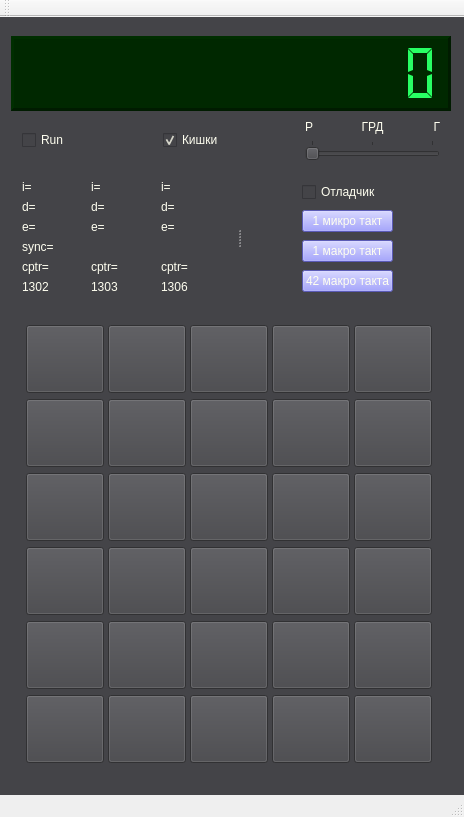
<?xml version="1.0" encoding="UTF-8"?>
<ui version="4.0">
 <class>MainWindow</class>
 <widget class="QMainWindow" name="MainWindow">
  <property name="geometry">
   <rect>
    <x>0</x>
    <y>0</y>
    <width>464</width>
    <height>817</height>
   </rect>
  </property>
  <property name="sizePolicy">
   <sizepolicy hsizetype="Preferred" vsizetype="Preferred">
    <horstretch>0</horstretch>
    <verstretch>0</verstretch>
   </sizepolicy>
  </property>
  <property name="contextMenuPolicy">
   <enum>Qt::DefaultContextMenu</enum>
  </property>
  <property name="windowTitle">
   <string>MainWindow</string>
  </property>
  <property name="styleSheet">
   <string notr="true"/>
  </property>
  <widget class="QWidget" name="centralWidget">
   <property name="sizePolicy">
    <sizepolicy hsizetype="Preferred" vsizetype="Minimum">
     <horstretch>0</horstretch>
     <verstretch>0</verstretch>
    </sizepolicy>
   </property>
   <property name="styleSheet">
    <string notr="true">QWidget {background-color:#444448; color:ivory}</string>
   </property>
   <layout class="QVBoxLayout" name="verticalLayout" stretch="0,0,0,0">
    <property name="spacing">
     <number>1</number>
    </property>
    <property name="sizeConstraint">
     <enum>QLayout::SetMinimumSize</enum>
    </property>
    <item>
     <widget class="QLCDNumber" name="lcdNumber">
      <property name="sizePolicy">
       <sizepolicy hsizetype="Fixed" vsizetype="Fixed">
        <horstretch>0</horstretch>
        <verstretch>0</verstretch>
       </sizepolicy>
      </property>
      <property name="minimumSize">
       <size>
        <width>440</width>
        <height>75</height>
       </size>
      </property>
      <property name="palette">
       <palette>
        <active>
         <colorrole role="WindowText">
          <brush brushstyle="SolidPattern">
           <color alpha="255">
            <red>40</red>
            <green>255</green>
            <blue>100</blue>
           </color>
          </brush>
         </colorrole>
         <colorrole role="Button">
          <brush brushstyle="SolidPattern">
           <color alpha="255">
            <red>0</red>
            <green>40</green>
            <blue>0</blue>
           </color>
          </brush>
         </colorrole>
         <colorrole role="Text">
          <brush brushstyle="SolidPattern">
           <color alpha="255">
            <red>40</red>
            <green>255</green>
            <blue>100</blue>
           </color>
          </brush>
         </colorrole>
         <colorrole role="ButtonText">
          <brush brushstyle="SolidPattern">
           <color alpha="255">
            <red>40</red>
            <green>255</green>
            <blue>100</blue>
           </color>
          </brush>
         </colorrole>
         <colorrole role="Base">
          <brush brushstyle="SolidPattern">
           <color alpha="255">
            <red>0</red>
            <green>40</green>
            <blue>0</blue>
           </color>
          </brush>
         </colorrole>
         <colorrole role="Window">
          <brush brushstyle="SolidPattern">
           <color alpha="255">
            <red>0</red>
            <green>40</green>
            <blue>0</blue>
           </color>
          </brush>
         </colorrole>
        </active>
        <inactive>
         <colorrole role="WindowText">
          <brush brushstyle="SolidPattern">
           <color alpha="255">
            <red>40</red>
            <green>255</green>
            <blue>100</blue>
           </color>
          </brush>
         </colorrole>
         <colorrole role="Button">
          <brush brushstyle="SolidPattern">
           <color alpha="255">
            <red>0</red>
            <green>40</green>
            <blue>0</blue>
           </color>
          </brush>
         </colorrole>
         <colorrole role="Text">
          <brush brushstyle="SolidPattern">
           <color alpha="255">
            <red>40</red>
            <green>255</green>
            <blue>100</blue>
           </color>
          </brush>
         </colorrole>
         <colorrole role="ButtonText">
          <brush brushstyle="SolidPattern">
           <color alpha="255">
            <red>40</red>
            <green>255</green>
            <blue>100</blue>
           </color>
          </brush>
         </colorrole>
         <colorrole role="Base">
          <brush brushstyle="SolidPattern">
           <color alpha="255">
            <red>0</red>
            <green>40</green>
            <blue>0</blue>
           </color>
          </brush>
         </colorrole>
         <colorrole role="Window">
          <brush brushstyle="SolidPattern">
           <color alpha="255">
            <red>0</red>
            <green>40</green>
            <blue>0</blue>
           </color>
          </brush>
         </colorrole>
        </inactive>
        <disabled>
         <colorrole role="WindowText">
          <brush brushstyle="SolidPattern">
           <color alpha="255">
            <red>40</red>
            <green>255</green>
            <blue>100</blue>
           </color>
          </brush>
         </colorrole>
         <colorrole role="Button">
          <brush brushstyle="SolidPattern">
           <color alpha="255">
            <red>0</red>
            <green>40</green>
            <blue>0</blue>
           </color>
          </brush>
         </colorrole>
         <colorrole role="Text">
          <brush brushstyle="SolidPattern">
           <color alpha="255">
            <red>40</red>
            <green>255</green>
            <blue>100</blue>
           </color>
          </brush>
         </colorrole>
         <colorrole role="ButtonText">
          <brush brushstyle="SolidPattern">
           <color alpha="255">
            <red>40</red>
            <green>255</green>
            <blue>100</blue>
           </color>
          </brush>
         </colorrole>
         <colorrole role="Base">
          <brush brushstyle="SolidPattern">
           <color alpha="255">
            <red>0</red>
            <green>40</green>
            <blue>0</blue>
           </color>
          </brush>
         </colorrole>
         <colorrole role="Window">
          <brush brushstyle="SolidPattern">
           <color alpha="255">
            <red>0</red>
            <green>40</green>
            <blue>0</blue>
           </color>
          </brush>
         </colorrole>
        </disabled>
       </palette>
      </property>
      <property name="layoutDirection">
       <enum>Qt::LeftToRight</enum>
      </property>
      <property name="styleSheet">
       <string notr="true"> color: rgb(40, 255, 100);
border-color: rgb(0, 255, 0);
background-color: rgb(0, 40, 0);</string>
      </property>
      <property name="frameShape">
       <enum>QFrame::Panel</enum>
      </property>
      <property name="frameShadow">
       <enum>QFrame::Raised</enum>
      </property>
      <property name="lineWidth">
       <number>3</number>
      </property>
      <property name="midLineWidth">
       <number>2</number>
      </property>
      <property name="smallDecimalPoint">
       <bool>true</bool>
      </property>
      <property name="numDigits">
       <number>12</number>
      </property>
      <property name="digitCount">
       <number>12</number>
      </property>
      <property name="mode">
       <enum>QLCDNumber::Bin</enum>
      </property>
      <property name="segmentStyle">
       <enum>QLCDNumber::Flat</enum>
      </property>
      <property name="value" stdset="0">
       <double>0.000000000000000</double>
      </property>
      <property name="intValue" stdset="0">
       <number>0</number>
      </property>
     </widget>
    </item>
    <item>
     <widget class="QFrame" name="frame_2">
      <property name="sizePolicy">
       <sizepolicy hsizetype="Fixed" vsizetype="Fixed">
        <horstretch>0</horstretch>
        <verstretch>0</verstretch>
       </sizepolicy>
      </property>
      <property name="minimumSize">
       <size>
        <width>440</width>
        <height>40</height>
       </size>
      </property>
      <property name="frameShape">
       <enum>QFrame::NoFrame</enum>
      </property>
      <property name="frameShadow">
       <enum>QFrame::Raised</enum>
      </property>
      <layout class="QGridLayout" name="gridLayout">
       <property name="topMargin">
        <number>0</number>
       </property>
       <property name="bottomMargin">
        <number>0</number>
       </property>
       <item row="0" column="0">
        <widget class="QCheckBox" name="runCheck">
         <property name="text">
          <string>Run</string>
         </property>
        </widget>
       </item>
       <item row="0" column="1">
        <widget class="QCheckBox" name="showVariables">
         <property name="autoFillBackground">
          <bool>false</bool>
         </property>
         <property name="text">
          <string>Кишки</string>
         </property>
         <property name="checked">
          <bool>true</bool>
         </property>
        </widget>
       </item>
       <item row="0" column="2">
        <layout class="QGridLayout" name="gridLayout_3">
         <item row="0" column="0">
          <widget class="QLabel" name="label_4">
           <property name="text">
            <string>Р</string>
           </property>
          </widget>
         </item>
         <item row="0" column="1">
          <widget class="QLabel" name="label_5">
           <property name="text">
            <string>ГРД</string>
           </property>
           <property name="alignment">
            <set>Qt::AlignCenter</set>
           </property>
          </widget>
         </item>
         <item row="0" column="2">
          <widget class="QLabel" name="label_6">
           <property name="text">
            <string>Г</string>
           </property>
           <property name="alignment">
            <set>Qt::AlignRight|Qt::AlignTrailing|Qt::AlignVCenter</set>
           </property>
          </widget>
         </item>
         <item row="1" column="0" colspan="3">
          <widget class="QSlider" name="modeSlider">
           <property name="minimum">
            <number>1</number>
           </property>
           <property name="maximum">
            <number>3</number>
           </property>
           <property name="pageStep">
            <number>1</number>
           </property>
           <property name="orientation">
            <enum>Qt::Horizontal</enum>
           </property>
           <property name="invertedAppearance">
            <bool>false</bool>
           </property>
           <property name="invertedControls">
            <bool>false</bool>
           </property>
           <property name="tickPosition">
            <enum>QSlider::TicksAbove</enum>
           </property>
           <property name="tickInterval">
            <number>1</number>
           </property>
          </widget>
         </item>
        </layout>
       </item>
      </layout>
     </widget>
    </item>
    <item>
     <widget class="QSplitter" name="gutsSplitter">
      <property name="enabled">
       <bool>true</bool>
      </property>
      <property name="sizePolicy">
       <sizepolicy hsizetype="Expanding" vsizetype="Fixed">
        <horstretch>0</horstretch>
        <verstretch>0</verstretch>
       </sizepolicy>
      </property>
      <property name="styleSheet">
       <string notr="true">margin-left:1em;margin-right:1em;</string>
      </property>
      <property name="orientation">
       <enum>Qt::Horizontal</enum>
      </property>
      <property name="opaqueResize">
       <bool>true</bool>
      </property>
      <property name="handleWidth">
       <number>7</number>
      </property>
      <property name="childrenCollapsible">
       <bool>true</bool>
      </property>
      <widget class="QWidget" name="layoutWidget">
       <layout class="QGridLayout" name="gridLayout_4">
        <item row="0" column="0">
         <widget class="QLabel" name="ik1302_i">
          <property name="text">
           <string>i=</string>
          </property>
         </widget>
        </item>
        <item row="0" column="1">
         <widget class="QLabel" name="ik1303_i">
          <property name="text">
           <string>i=</string>
          </property>
         </widget>
        </item>
        <item row="0" column="2">
         <widget class="QLabel" name="ik1306_i">
          <property name="text">
           <string>i=</string>
          </property>
         </widget>
        </item>
        <item row="1" column="0">
         <widget class="QLabel" name="ik1302_d">
          <property name="text">
           <string>d=</string>
          </property>
         </widget>
        </item>
        <item row="1" column="1">
         <widget class="QLabel" name="ik1303_d">
          <property name="text">
           <string>d=</string>
          </property>
         </widget>
        </item>
        <item row="1" column="2">
         <widget class="QLabel" name="ik1306_d">
          <property name="text">
           <string>d=</string>
          </property>
         </widget>
        </item>
        <item row="2" column="0">
         <widget class="QLabel" name="ik1302_e">
          <property name="text">
           <string>e=</string>
          </property>
         </widget>
        </item>
        <item row="2" column="1">
         <widget class="QLabel" name="ik1303_e">
          <property name="text">
           <string>e=</string>
          </property>
         </widget>
        </item>
        <item row="2" column="2">
         <widget class="QLabel" name="ik1306_e">
          <property name="text">
           <string>e=</string>
          </property>
         </widget>
        </item>
        <item row="3" column="0">
         <widget class="QLabel" name="ik1302_sy">
          <property name="text">
           <string>sync=</string>
          </property>
         </widget>
        </item>
        <item row="4" column="0">
         <widget class="QLabel" name="ic1302_cp">
          <property name="text">
           <string>cptr=</string>
          </property>
         </widget>
        </item>
        <item row="4" column="1">
         <widget class="QLabel" name="ic1303_cp">
          <property name="text">
           <string>cptr=</string>
          </property>
         </widget>
        </item>
        <item row="4" column="2">
         <widget class="QLabel" name="ic1306_cp">
          <property name="text">
           <string>cptr=</string>
          </property>
         </widget>
        </item>
        <item row="5" column="0">
         <widget class="QLabel" name="label">
          <property name="text">
           <string>1302</string>
          </property>
         </widget>
        </item>
        <item row="5" column="1">
         <widget class="QLabel" name="label_2">
          <property name="text">
           <string>1303</string>
          </property>
         </widget>
        </item>
        <item row="5" column="2">
         <widget class="QLabel" name="label_3">
          <property name="text">
           <string>1306</string>
          </property>
         </widget>
        </item>
       </layout>
      </widget>
      <widget class="QWidget" name="layoutWidget">
       <layout class="QGridLayout" name="gridLayout_5">
        <property name="horizontalSpacing">
         <number>-1</number>
        </property>
        <item row="2" column="0">
         <widget class="QPushButton" name="istepBtn">
          <property name="styleSheet">
           <string notr="true">QPushButton { background-color: #8080ff; }</string>
          </property>
          <property name="text">
           <string>1 макро такт</string>
          </property>
         </widget>
        </item>
        <item row="1" column="0">
         <widget class="QPushButton" name="ustepBtn">
          <property name="styleSheet">
           <string notr="true">QPushButton { background-color: #8080ff; }</string>
          </property>
          <property name="text">
           <string>1 микро такт</string>
          </property>
         </widget>
        </item>
        <item row="3" column="0">
         <widget class="QPushButton" name="cycleBtn">
          <property name="styleSheet">
           <string notr="true">QPushButton { background-color: #8080ff; }</string>
          </property>
          <property name="text">
           <string>42 макро такта</string>
          </property>
         </widget>
        </item>
        <item row="0" column="0">
         <widget class="QCheckBox" name="debugCheck">
          <property name="sizePolicy">
           <sizepolicy hsizetype="Fixed" vsizetype="Fixed">
            <horstretch>0</horstretch>
            <verstretch>0</verstretch>
           </sizepolicy>
          </property>
          <property name="text">
           <string>Отладчик</string>
          </property>
         </widget>
        </item>
       </layout>
      </widget>
     </widget>
    </item>
    <item>
     <widget class="QFrame" name="frame">
      <property name="enabled">
       <bool>true</bool>
      </property>
      <property name="sizePolicy">
       <sizepolicy hsizetype="Fixed" vsizetype="Fixed">
        <horstretch>0</horstretch>
        <verstretch>0</verstretch>
       </sizepolicy>
      </property>
      <property name="minimumSize">
       <size>
        <width>440</width>
        <height>460</height>
       </size>
      </property>
      <property name="styleSheet">
       <string notr="true"/>
      </property>
      <property name="frameShape">
       <enum>QFrame::NoFrame</enum>
      </property>
      <property name="frameShadow">
       <enum>QFrame::Plain</enum>
      </property>
      <property name="lineWidth">
       <number>0</number>
      </property>
      <layout class="QGridLayout" name="gridLayout_2">
       <property name="horizontalSpacing">
        <number>0</number>
       </property>
       <property name="verticalSpacing">
        <number>-1</number>
       </property>
       <item row="0" column="0">
        <widget class="QPushButton" name="b_3_11">
         <property name="sizePolicy">
          <sizepolicy hsizetype="Fixed" vsizetype="Fixed">
           <horstretch>0</horstretch>
           <verstretch>0</verstretch>
          </sizepolicy>
         </property>
         <property name="minimumSize">
          <size>
           <width>78</width>
           <height>68</height>
          </size>
         </property>
         <property name="cursor">
          <cursorShape>ArrowCursor</cursorShape>
         </property>
         <property name="styleSheet">
          <string notr="true">QPushButton{ border-image:url(:/buttons/buttons/_yellowrest.png);}
                   QPushButton:pressed {border-image:url(:/buttons/buttons/_yellowpress.png);}</string>
         </property>
         <property name="text">
          <string/>
         </property>
         <property name="icon">
          <iconset>
           <normalon>:/buttons/buttons/_21r.png</normalon>
          </iconset>
         </property>
         <property name="iconSize">
          <size>
           <width>78</width>
           <height>68</height>
          </size>
         </property>
         <property name="autoRepeatInterval">
          <number>100</number>
         </property>
        </widget>
       </item>
       <item row="0" column="1">
        <widget class="QPushButton" name="b_3_7">
         <property name="sizePolicy">
          <sizepolicy hsizetype="Fixed" vsizetype="Fixed">
           <horstretch>0</horstretch>
           <verstretch>0</verstretch>
          </sizepolicy>
         </property>
         <property name="minimumSize">
          <size>
           <width>78</width>
           <height>68</height>
          </size>
         </property>
         <property name="focusPolicy">
          <enum>Qt::NoFocus</enum>
         </property>
         <property name="styleSheet">
          <string notr="true">QPushButton{ border-image:url(:/buttons/buttons/_restblack.png);}
                   QPushButton:pressed {border-image:url(:/buttons/buttons/_pressblack.png);}</string>
         </property>
         <property name="text">
          <string/>
         </property>
         <property name="icon">
          <iconset>
           <normalon>:/buttons/buttons/_22r.png</normalon>
          </iconset>
         </property>
         <property name="iconSize">
          <size>
           <width>78</width>
           <height>68</height>
          </size>
         </property>
        </widget>
       </item>
       <item row="0" column="2">
        <widget class="QPushButton" name="b_3_9">
         <property name="sizePolicy">
          <sizepolicy hsizetype="Fixed" vsizetype="Fixed">
           <horstretch>0</horstretch>
           <verstretch>0</verstretch>
          </sizepolicy>
         </property>
         <property name="minimumSize">
          <size>
           <width>78</width>
           <height>68</height>
          </size>
         </property>
         <property name="styleSheet">
          <string notr="true">QPushButton{ border-image:url(:/buttons/buttons/_restblack.png);}
                   QPushButton:pressed {border-image:url(:/buttons/buttons/_pressblack.png);}</string>
         </property>
         <property name="text">
          <string/>
         </property>
         <property name="icon">
          <iconset>
           <normalon>:/buttons/buttons/_29r.png</normalon>
          </iconset>
         </property>
         <property name="iconSize">
          <size>
           <width>78</width>
           <height>68</height>
          </size>
         </property>
        </widget>
       </item>
       <item row="0" column="3">
        <widget class="QPushButton" name="b_3_4">
         <property name="sizePolicy">
          <sizepolicy hsizetype="Fixed" vsizetype="Fixed">
           <horstretch>0</horstretch>
           <verstretch>0</verstretch>
          </sizepolicy>
         </property>
         <property name="minimumSize">
          <size>
           <width>78</width>
           <height>68</height>
          </size>
         </property>
         <property name="styleSheet">
          <string notr="true">QPushButton{ border-image:url(:/buttons/buttons/_restblack.png);}
                   QPushButton:pressed {border-image:url(:/buttons/buttons/_pressblack.png);}</string>
         </property>
         <property name="text">
          <string/>
         </property>
         <property name="icon">
          <iconset>
           <normalon>:/buttons/buttons/_28r.png</normalon>
          </iconset>
         </property>
         <property name="iconSize">
          <size>
           <width>78</width>
           <height>68</height>
          </size>
         </property>
        </widget>
       </item>
       <item row="0" column="4">
        <widget class="QPushButton" name="b_3_2">
         <property name="sizePolicy">
          <sizepolicy hsizetype="Fixed" vsizetype="Fixed">
           <horstretch>0</horstretch>
           <verstretch>0</verstretch>
          </sizepolicy>
         </property>
         <property name="minimumSize">
          <size>
           <width>78</width>
           <height>68</height>
          </size>
         </property>
         <property name="styleSheet">
          <string notr="true">QPushButton{ border-image:url(:/buttons/buttons/_restblack.png);}
                   QPushButton:pressed {border-image:url(:/buttons/buttons/_pressblack.png);}</string>
         </property>
         <property name="text">
          <string/>
         </property>
         <property name="icon">
          <iconset>
           <normalon>:/buttons/buttons/_24r.png</normalon>
          </iconset>
         </property>
         <property name="iconSize">
          <size>
           <width>78</width>
           <height>68</height>
          </size>
         </property>
        </widget>
       </item>
       <item row="1" column="0">
        <widget class="QPushButton" name="b_3_10">
         <property name="minimumSize">
          <size>
           <width>78</width>
           <height>68</height>
          </size>
         </property>
         <property name="font">
          <font>
           <weight>75</weight>
           <italic>true</italic>
           <bold>true</bold>
          </font>
         </property>
         <property name="styleSheet">
          <string notr="true">QPushButton{ border-image:url(:/buttons/buttons/_bluerest.png);}
                   QPushButton:pressed {border-image:url(:/buttons/buttons/_bluepress.png);}</string>
         </property>
         <property name="text">
          <string/>
         </property>
         <property name="icon">
          <iconset>
           <normalon>:/buttons/buttons/_19r.png</normalon>
          </iconset>
         </property>
         <property name="iconSize">
          <size>
           <width>78</width>
           <height>68</height>
          </size>
         </property>
        </widget>
       </item>
       <item row="1" column="1">
        <widget class="QPushButton" name="b_3_8">
         <property name="minimumSize">
          <size>
           <width>78</width>
           <height>68</height>
          </size>
         </property>
         <property name="styleSheet">
          <string notr="true">QPushButton{ border-image:url(:/buttons/buttons/_restblack.png);}
                   QPushButton:pressed {border-image:url(:/buttons/buttons/_pressblack.png);}</string>
         </property>
         <property name="text">
          <string/>
         </property>
         <property name="icon">
          <iconset>
           <normalon>:/buttons/buttons/_25r.png</normalon>
          </iconset>
         </property>
         <property name="iconSize">
          <size>
           <width>78</width>
           <height>68</height>
          </size>
         </property>
        </widget>
       </item>
       <item row="1" column="2">
        <widget class="QPushButton" name="b_3_6">
         <property name="minimumSize">
          <size>
           <width>78</width>
           <height>68</height>
          </size>
         </property>
         <property name="styleSheet">
          <string notr="true">QPushButton{ border-image:url(:/buttons/buttons/_restblack.png);}
                   QPushButton:pressed {border-image:url(:/buttons/buttons/_pressblack.png);}</string>
         </property>
         <property name="text">
          <string/>
         </property>
         <property name="icon">
          <iconset>
           <normalon>:/buttons/buttons/_27r.png</normalon>
          </iconset>
         </property>
         <property name="iconSize">
          <size>
           <width>78</width>
           <height>68</height>
          </size>
         </property>
        </widget>
       </item>
       <item row="1" column="3">
        <widget class="QPushButton" name="b_3_3">
         <property name="minimumSize">
          <size>
           <width>78</width>
           <height>68</height>
          </size>
         </property>
         <property name="styleSheet">
          <string notr="true">QPushButton{ border-image:url(:/buttons/buttons/_restblack.png);}
                   QPushButton:pressed {border-image:url(:/buttons/buttons/_pressblack.png);}</string>
         </property>
         <property name="text">
          <string/>
         </property>
         <property name="icon">
          <iconset>
           <normalon>:/buttons/buttons/_26r.png</normalon>
          </iconset>
         </property>
         <property name="iconSize">
          <size>
           <width>78</width>
           <height>68</height>
          </size>
         </property>
        </widget>
       </item>
       <item row="1" column="4">
        <widget class="QPushButton" name="b_3_5">
         <property name="minimumSize">
          <size>
           <width>78</width>
           <height>68</height>
          </size>
         </property>
         <property name="styleSheet">
          <string notr="true">QPushButton{ border-image:url(:/buttons/buttons/_restblack.png);}
                   QPushButton:pressed {border-image:url(:/buttons/buttons/_pressblack.png);}</string>
         </property>
         <property name="text">
          <string/>
         </property>
         <property name="icon">
          <iconset>
           <normalon>:/buttons/buttons/_23r.png</normalon>
          </iconset>
         </property>
         <property name="iconSize">
          <size>
           <width>78</width>
           <height>68</height>
          </size>
         </property>
        </widget>
       </item>
       <item row="2" column="0">
        <widget class="QPushButton" name="b_1_9">
         <property name="sizePolicy">
          <sizepolicy hsizetype="Fixed" vsizetype="Fixed">
           <horstretch>0</horstretch>
           <verstretch>0</verstretch>
          </sizepolicy>
         </property>
         <property name="minimumSize">
          <size>
           <width>78</width>
           <height>68</height>
          </size>
         </property>
         <property name="styleSheet">
          <string notr="true">QPushButton{ border-image:url(:/buttons/buttons/_7r.gif);}
                   QPushButton:pressed {border-image:url(:/buttons/buttons/_7p.gif);}</string>
         </property>
         <property name="text">
          <string/>
         </property>
         <property name="iconSize">
          <size>
           <width>80</width>
           <height>80</height>
          </size>
         </property>
        </widget>
       </item>
       <item row="2" column="1">
        <widget class="QPushButton" name="b_1_10">
         <property name="sizePolicy">
          <sizepolicy hsizetype="Fixed" vsizetype="Fixed">
           <horstretch>0</horstretch>
           <verstretch>0</verstretch>
          </sizepolicy>
         </property>
         <property name="minimumSize">
          <size>
           <width>78</width>
           <height>68</height>
          </size>
         </property>
         <property name="styleSheet">
          <string notr="true">QPushButton{ border-image:url(:/buttons/buttons/_8r.gif);}
                   QPushButton:pressed {border-image:url(:/buttons/buttons/_8p.gif);}</string>
         </property>
         <property name="text">
          <string/>
         </property>
         <property name="iconSize">
          <size>
           <width>80</width>
           <height>80</height>
          </size>
         </property>
        </widget>
       </item>
       <item row="2" column="2">
        <widget class="QPushButton" name="b_1_11">
         <property name="sizePolicy">
          <sizepolicy hsizetype="Fixed" vsizetype="Fixed">
           <horstretch>0</horstretch>
           <verstretch>0</verstretch>
          </sizepolicy>
         </property>
         <property name="minimumSize">
          <size>
           <width>78</width>
           <height>68</height>
          </size>
         </property>
         <property name="styleSheet">
          <string notr="true">QPushButton{ border-image:url(:/buttons/buttons/_9r.gif);}
                   QPushButton:pressed {border-image:url(:/buttons/buttons/_9p.gif);}</string>
         </property>
         <property name="text">
          <string/>
         </property>
         <property name="iconSize">
          <size>
           <width>80</width>
           <height>80</height>
          </size>
         </property>
        </widget>
       </item>
       <item row="2" column="3">
        <widget class="QPushButton" name="b_2_3">
         <property name="sizePolicy">
          <sizepolicy hsizetype="Fixed" vsizetype="Fixed">
           <horstretch>0</horstretch>
           <verstretch>0</verstretch>
          </sizepolicy>
         </property>
         <property name="minimumSize">
          <size>
           <width>78</width>
           <height>68</height>
          </size>
         </property>
         <property name="styleSheet">
          <string notr="true">QPushButton{ border-image:url(:/buttons/buttons/_16r.gif);}
 QPushButton:pressed {border-image:url(:/buttons/buttons/_16p.gif);}</string>
         </property>
         <property name="text">
          <string/>
         </property>
         <property name="iconSize">
          <size>
           <width>80</width>
           <height>80</height>
          </size>
         </property>
        </widget>
       </item>
       <item row="2" column="4">
        <widget class="QPushButton" name="b_2_5">
         <property name="sizePolicy">
          <sizepolicy hsizetype="Fixed" vsizetype="Fixed">
           <horstretch>0</horstretch>
           <verstretch>0</verstretch>
          </sizepolicy>
         </property>
         <property name="minimumSize">
          <size>
           <width>78</width>
           <height>68</height>
          </size>
         </property>
         <property name="styleSheet">
          <string notr="true">QPushButton{ border-image:url(:/buttons/buttons/_20r.gif);}
                   QPushButton:pressed {border-image:url(:/buttons/buttons/_20p.gif);}</string>
         </property>
         <property name="text">
          <string/>
         </property>
         <property name="iconSize">
          <size>
           <width>80</width>
           <height>80</height>
          </size>
         </property>
        </widget>
       </item>
       <item row="3" column="0">
        <widget class="QPushButton" name="b_1_6">
         <property name="sizePolicy">
          <sizepolicy hsizetype="Fixed" vsizetype="Fixed">
           <horstretch>0</horstretch>
           <verstretch>0</verstretch>
          </sizepolicy>
         </property>
         <property name="minimumSize">
          <size>
           <width>78</width>
           <height>68</height>
          </size>
         </property>
         <property name="styleSheet">
          <string notr="true">QPushButton{ border-image:url(:/buttons/buttons/_4r.gif);}
                   QPushButton:pressed {border-image:url(:/buttons/buttons/_4p.gif);}</string>
         </property>
         <property name="text">
          <string/>
         </property>
         <property name="iconSize">
          <size>
           <width>80</width>
           <height>80</height>
          </size>
         </property>
        </widget>
       </item>
       <item row="3" column="1">
        <widget class="QPushButton" name="b_1_7">
         <property name="sizePolicy">
          <sizepolicy hsizetype="Fixed" vsizetype="Fixed">
           <horstretch>0</horstretch>
           <verstretch>0</verstretch>
          </sizepolicy>
         </property>
         <property name="minimumSize">
          <size>
           <width>78</width>
           <height>68</height>
          </size>
         </property>
         <property name="styleSheet">
          <string notr="true">QPushButton{ border-image:url(:/buttons/buttons/_5r.gif);}
                   QPushButton:pressed {border-image:url(:/buttons/buttons/_5p.gif);}</string>
         </property>
         <property name="text">
          <string/>
         </property>
         <property name="iconSize">
          <size>
           <width>80</width>
           <height>80</height>
          </size>
         </property>
        </widget>
       </item>
       <item row="3" column="2">
        <widget class="QPushButton" name="b_1_8">
         <property name="sizePolicy">
          <sizepolicy hsizetype="Fixed" vsizetype="Fixed">
           <horstretch>0</horstretch>
           <verstretch>0</verstretch>
          </sizepolicy>
         </property>
         <property name="minimumSize">
          <size>
           <width>78</width>
           <height>68</height>
          </size>
         </property>
         <property name="styleSheet">
          <string notr="true">QPushButton{ border-image:url(:/buttons/buttons/_6r.gif);}
                   QPushButton:pressed {border-image:url(:/buttons/buttons/_6p.gif);}</string>
         </property>
         <property name="text">
          <string/>
         </property>
         <property name="iconSize">
          <size>
           <width>80</width>
           <height>80</height>
          </size>
         </property>
        </widget>
       </item>
       <item row="3" column="3">
        <widget class="QPushButton" name="b_2_2">
         <property name="sizePolicy">
          <sizepolicy hsizetype="Fixed" vsizetype="Fixed">
           <horstretch>0</horstretch>
           <verstretch>0</verstretch>
          </sizepolicy>
         </property>
         <property name="minimumSize">
          <size>
           <width>78</width>
           <height>68</height>
          </size>
         </property>
         <property name="styleSheet">
          <string notr="true">QPushButton{ border-image:url(:/buttons/buttons/_15r.gif);}
                   QPushButton:pressed {border-image:url(:/buttons/buttons/_15p.gif);}</string>
         </property>
         <property name="text">
          <string/>
         </property>
         <property name="iconSize">
          <size>
           <width>80</width>
           <height>80</height>
          </size>
         </property>
        </widget>
       </item>
       <item row="3" column="4">
        <widget class="QPushButton" name="b_2_4">
         <property name="sizePolicy">
          <sizepolicy hsizetype="Fixed" vsizetype="Fixed">
           <horstretch>0</horstretch>
           <verstretch>0</verstretch>
          </sizepolicy>
         </property>
         <property name="minimumSize">
          <size>
           <width>78</width>
           <height>68</height>
          </size>
         </property>
         <property name="styleSheet">
          <string notr="true">QPushButton{ border-image:url(:/buttons/buttons/_18r.gif);}
                   QPushButton:pressed {border-image:url(:/buttons/buttons/_18p.gif);}</string>
         </property>
         <property name="text">
          <string/>
         </property>
         <property name="iconSize">
          <size>
           <width>80</width>
           <height>80</height>
          </size>
         </property>
        </widget>
       </item>
       <item row="4" column="0">
        <widget class="QPushButton" name="b_1_3">
         <property name="sizePolicy">
          <sizepolicy hsizetype="Fixed" vsizetype="Fixed">
           <horstretch>0</horstretch>
           <verstretch>0</verstretch>
          </sizepolicy>
         </property>
         <property name="minimumSize">
          <size>
           <width>78</width>
           <height>68</height>
          </size>
         </property>
         <property name="styleSheet">
          <string notr="true">QPushButton{ border-image:url(:/buttons/buttons/_1r.gif);}
                   QPushButton:pressed {border-image:url(:/buttons/buttons/_1p.gif);}</string>
         </property>
         <property name="text">
          <string/>
         </property>
         <property name="iconSize">
          <size>
           <width>80</width>
           <height>80</height>
          </size>
         </property>
        </widget>
       </item>
       <item row="4" column="1">
        <widget class="QPushButton" name="b_1_4">
         <property name="sizePolicy">
          <sizepolicy hsizetype="Fixed" vsizetype="Fixed">
           <horstretch>0</horstretch>
           <verstretch>0</verstretch>
          </sizepolicy>
         </property>
         <property name="minimumSize">
          <size>
           <width>78</width>
           <height>68</height>
          </size>
         </property>
         <property name="styleSheet">
          <string notr="true">QPushButton{ border-image:url(:/buttons/buttons/_2r.gif);}
                   QPushButton:pressed {border-image:url(:/buttons/buttons/_2p.gif);}</string>
         </property>
         <property name="text">
          <string/>
         </property>
         <property name="iconSize">
          <size>
           <width>80</width>
           <height>80</height>
          </size>
         </property>
        </widget>
       </item>
       <item row="4" column="2">
        <widget class="QPushButton" name="b_1_5">
         <property name="sizePolicy">
          <sizepolicy hsizetype="Fixed" vsizetype="Fixed">
           <horstretch>0</horstretch>
           <verstretch>0</verstretch>
          </sizepolicy>
         </property>
         <property name="minimumSize">
          <size>
           <width>78</width>
           <height>68</height>
          </size>
         </property>
         <property name="styleSheet">
          <string notr="true">QPushButton{ border-image:url(:/buttons/buttons/_3r.gif);}
                   QPushButton:pressed {border-image:url(:/buttons/buttons/_3p.gif);}</string>
         </property>
         <property name="text">
          <string/>
         </property>
         <property name="iconSize">
          <size>
           <width>80</width>
           <height>80</height>
          </size>
         </property>
        </widget>
       </item>
       <item row="4" column="3">
        <widget class="QPushButton" name="b_2_6">
         <property name="sizePolicy">
          <sizepolicy hsizetype="Fixed" vsizetype="Fixed">
           <horstretch>0</horstretch>
           <verstretch>0</verstretch>
          </sizepolicy>
         </property>
         <property name="minimumSize">
          <size>
           <width>78</width>
           <height>68</height>
          </size>
         </property>
         <property name="styleSheet">
          <string notr="true">QPushButton{ border-image:url(:/buttons/buttons/_14r.gif);}
                   QPushButton:pressed {border-image:url(:/buttons/buttons/_14p.gif);}</string>
         </property>
         <property name="text">
          <string/>
         </property>
         <property name="iconSize">
          <size>
           <width>80</width>
           <height>80</height>
          </size>
         </property>
        </widget>
       </item>
       <item row="4" column="4">
        <widget class="QPushButton" name="b_2_11">
         <property name="sizePolicy">
          <sizepolicy hsizetype="Fixed" vsizetype="Fixed">
           <horstretch>0</horstretch>
           <verstretch>0</verstretch>
          </sizepolicy>
         </property>
         <property name="minimumSize">
          <size>
           <width>78</width>
           <height>68</height>
          </size>
         </property>
         <property name="styleSheet">
          <string notr="true">QPushButton{ border-image:url(:/buttons/buttons/_17r.gif);}
                   QPushButton:pressed {border-image:url(:/buttons/buttons/_17p.gif);}</string>
         </property>
         <property name="text">
          <string/>
         </property>
         <property name="iconSize">
          <size>
           <width>80</width>
           <height>80</height>
          </size>
         </property>
        </widget>
       </item>
       <item row="5" column="0">
        <widget class="QPushButton" name="b_1_2">
         <property name="sizePolicy">
          <sizepolicy hsizetype="Fixed" vsizetype="Fixed">
           <horstretch>0</horstretch>
           <verstretch>0</verstretch>
          </sizepolicy>
         </property>
         <property name="minimumSize">
          <size>
           <width>78</width>
           <height>68</height>
          </size>
         </property>
         <property name="styleSheet">
          <string notr="true">QPushButton{ border-image:url(:/buttons/buttons/_0r.gif);}
                   QPushButton:pressed {border-image:url(:/buttons/buttons/_0p.gif);}</string>
         </property>
         <property name="text">
          <string/>
         </property>
         <property name="iconSize">
          <size>
           <width>80</width>
           <height>80</height>
          </size>
         </property>
        </widget>
       </item>
       <item row="5" column="1">
        <widget class="QPushButton" name="b_2_7">
         <property name="sizePolicy">
          <sizepolicy hsizetype="Fixed" vsizetype="Fixed">
           <horstretch>0</horstretch>
           <verstretch>0</verstretch>
          </sizepolicy>
         </property>
         <property name="minimumSize">
          <size>
           <width>78</width>
           <height>68</height>
          </size>
         </property>
         <property name="styleSheet">
          <string notr="true">QPushButton{ border-image:url(:/buttons/buttons/_11r.gif);}
                   QPushButton:pressed {border-image:url(:/buttons/buttons/_11p.gif);}</string>
         </property>
         <property name="text">
          <string/>
         </property>
         <property name="iconSize">
          <size>
           <width>80</width>
           <height>80</height>
          </size>
         </property>
        </widget>
       </item>
       <item row="5" column="2">
        <widget class="QPushButton" name="b_2_8">
         <property name="sizePolicy">
          <sizepolicy hsizetype="Fixed" vsizetype="Fixed">
           <horstretch>0</horstretch>
           <verstretch>0</verstretch>
          </sizepolicy>
         </property>
         <property name="minimumSize">
          <size>
           <width>78</width>
           <height>68</height>
          </size>
         </property>
         <property name="styleSheet">
          <string notr="true">QPushButton{ border-image:url(:/buttons/buttons/_12r.gif);}
                   QPushButton:pressed {border-image:url(:/buttons/buttons/_12p.gif);}</string>
         </property>
         <property name="text">
          <string/>
         </property>
         <property name="iconSize">
          <size>
           <width>80</width>
           <height>80</height>
          </size>
         </property>
        </widget>
       </item>
       <item row="5" column="3">
        <widget class="QPushButton" name="b_2_9">
         <property name="sizePolicy">
          <sizepolicy hsizetype="Fixed" vsizetype="Fixed">
           <horstretch>0</horstretch>
           <verstretch>0</verstretch>
          </sizepolicy>
         </property>
         <property name="minimumSize">
          <size>
           <width>78</width>
           <height>68</height>
          </size>
         </property>
         <property name="styleSheet">
          <string notr="true">QPushButton{ border-image:url(:/buttons/buttons/_13r.gif);}
                   QPushButton:pressed {border-image:url(:/buttons/buttons/_13p.gif);}</string>
         </property>
         <property name="text">
          <string/>
         </property>
         <property name="iconSize">
          <size>
           <width>80</width>
           <height>80</height>
          </size>
         </property>
        </widget>
       </item>
       <item row="5" column="4">
        <widget class="QPushButton" name="b_2_10">
         <property name="sizePolicy">
          <sizepolicy hsizetype="Fixed" vsizetype="Fixed">
           <horstretch>0</horstretch>
           <verstretch>0</verstretch>
          </sizepolicy>
         </property>
         <property name="minimumSize">
          <size>
           <width>78</width>
           <height>68</height>
          </size>
         </property>
         <property name="styleSheet">
          <string notr="true">QPushButton{ border-image:url(:/buttons/buttons/_10r.gif);}
                   QPushButton:pressed {border-image:url(:/buttons/buttons/_10p.gif);}</string>
         </property>
         <property name="text">
          <string/>
         </property>
         <property name="iconSize">
          <size>
           <width>80</width>
           <height>80</height>
          </size>
         </property>
        </widget>
       </item>
      </layout>
     </widget>
    </item>
   </layout>
  </widget>
  <widget class="QMenuBar" name="menuBar">
   <property name="geometry">
    <rect>
     <x>0</x>
     <y>0</y>
     <width>464</width>
     <height>22</height>
    </rect>
   </property>
   <property name="layoutDirection">
    <enum>Qt::LeftToRight</enum>
   </property>
  </widget>
  <widget class="QToolBar" name="mainToolBar">
   <attribute name="toolBarArea">
    <enum>TopToolBarArea</enum>
   </attribute>
   <attribute name="toolBarBreak">
    <bool>false</bool>
   </attribute>
  </widget>
  <widget class="QStatusBar" name="statusBar"/>
 </widget>
 <layoutdefault spacing="6" margin="11"/>
 <resources/>
 <connections/>
</ui>
